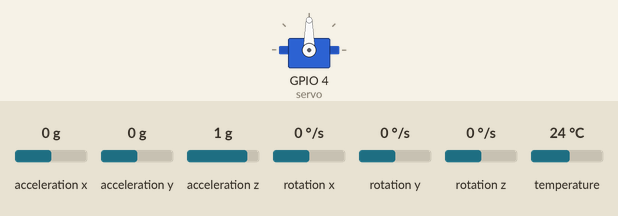
A sketch run on a simulated ESP32. Parts: servo. The test bench sets the inputs (shaded band); at power-on: acceleration y 0 g, acceleration x 0 g, acceleration z 1 g, rotation x 0 °/s, rotation y 0 °/s, rotation z 0 °/s, temperature 24 °C. What the sketch prints to the serial monitor is not drawn.

Above: at 1.3 s.
1.4 s: acceleration y set to -0.3 g
At 2.6 s:
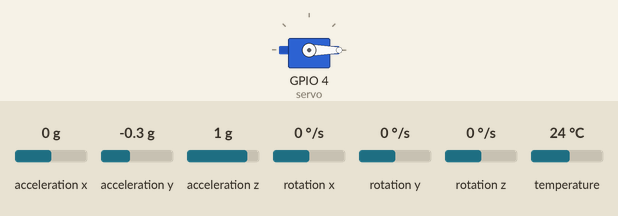
2.9 s: acceleration y set to 0 g
4.4 s: acceleration y set to 0.3 g
At 4.7 s:
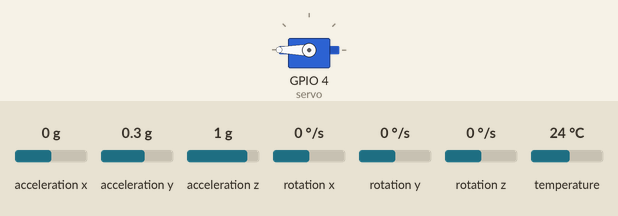
5.9 s: acceleration y set to -1.4 g
At 6.7 s:
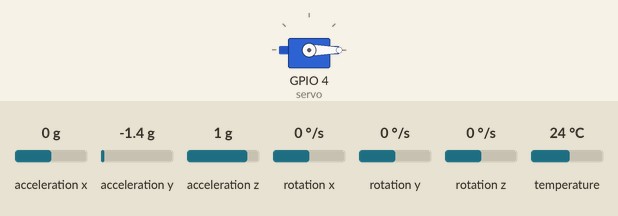
7.4 s: acceleration y set to 1.4 g
At 8.0 s:
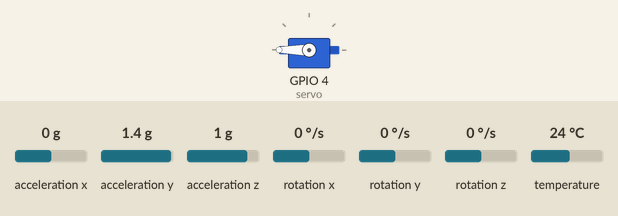
8.9 s: acceleration y set to -0.8 g
At 9.4 s:
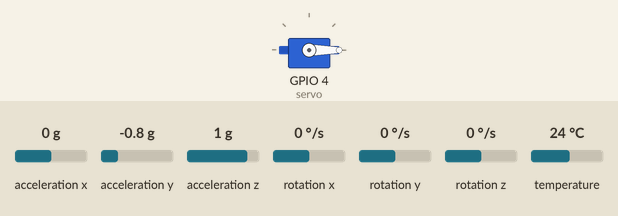
Timing chart, 0 to 11.4 s (numbered marks = the images above; inputs shaded):
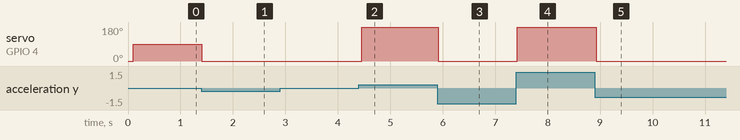

Measured:
- the behaviour switches between -0.1 and -0.2 g on acceleration y (found by bisection; images 0 and 1)
- the behaviour switches between 0.1 and 0.2 g on acceleration y (found by bisection; images 1 and 2)
- after the input at 1.4 s, servo on GPIO 4 (servo): 90° → 0° at once
- after the input at 4.4 s, servo on GPIO 4 (servo): 0° → 180° after 0.06 s
- after the input at 5.9 s, servo on GPIO 4 (servo): 180° → 0° at once
- after the input at 7.4 s, servo on GPIO 4 (servo): 0° → 180° at once
- after the input at 8.9 s, servo on GPIO 4 (servo): 180° → 0° at once

The sketch:

self_balancing_bicycle.ino
```cpp
#include "Wire.h"
#include "I2Cdev.h"
#include "math.h"
#include <NewPing.h>
#include <Wire.h>
#include <Adafruit_MPU6050.h>
#include <Adafruit_Sensor.h>
#include <ESP32Servo.h>
#include <Arduino.h>

Servo servo;
Adafruit_MPU6050 mpu;

#define Kp  50
#define Kd  0.005
#define Ki  20
#define sampleTime  0.002
#define targetAngle 0

int16_t accY, accZ, gyroX;
volatile int motorPower, gyroRate;
volatile float accAngle, gyroAngle, currentAngle, prevAngle=0, error, prevError=0, errorSum=0;


void setup() {
  // Start serial communication
  Serial.begin(115200);

  // Start I2C communication
  Wire.begin(21, 22);

  // Attach the servo motor to pin 4
  servo.attach(4);

  // Initialize the servo position to 0 degrees
  servo.write(0);

  //Initialize MPU6050
  if (!mpu.begin()) {
    Serial.println("MPU6050 başlatılamadı! Bağlantıları kontrol edin.");
    while (1);
  }
  Serial.println("MPU6050 başarıyla başlatıldı!");

  //Set sensor data rate and range
  mpu.setAccelerometerRange(MPU6050_RANGE_2_G);
  mpu.setGyroRange(MPU6050_RANGE_250_DEG);
  mpu.setFilterBandwidth(MPU6050_BAND_21_HZ);


  delay(100);

}

void loop() {

  // Create sensor event objects for accelerometer, gyroscope, and temperature
  sensors_event_t a, g, temp;
  mpu.getEvent(&a, &g, &temp);

  // read acceleration and gyroscope values
  accY = a.acceleration.y;
  accZ = a.acceleration.z;
  gyroX = g.gyro.x;

  // calculate the angle of inclination
  accAngle = atan2(accY, accZ)*RAD_TO_DEG;
  gyroRate = map(gyroX, -32768, 32767, -250, 250);                           // Map the gyroscope data to the appropriate range
  gyroAngle = (float)gyroRate*sampleTime;
  currentAngle = 0.6666667*(prevAngle + gyroAngle) + 0.33333333*(accAngle);  // Combine the accelerometer and gyroscope angles using a complementary filter

  //calculate error and add error to errorsum
  error = currentAngle - targetAngle;
  errorSum = errorSum + error;
  errorSum = constrain(errorSum, -300, 300);                                 // Limit the integral term to prevent windup

  //calculate output from P, I and D values
  motorPower = Kp*(error) + Ki*(errorSum)/sampleTime - Kd*(currentAngle-prevAngle)/sampleTime;

  // Update the previous angle for the next iteration
  prevAngle = currentAngle;

  // Map the PID output to the servo range and write to the servo
  servo.write(map(motorPower, -900, 900, 0,180));
  Serial.println(map(motorPower, -900, 900, 0,180));


}
```
